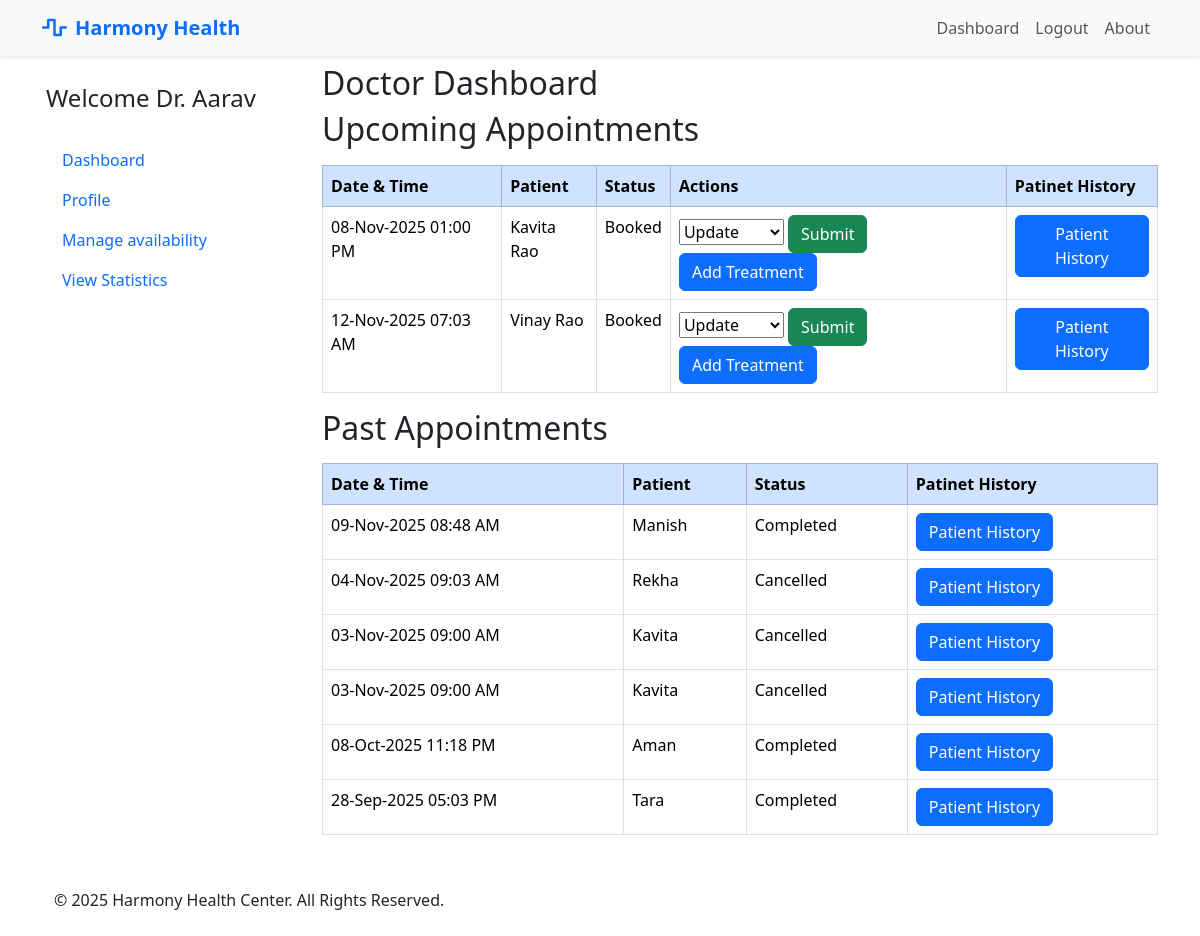
/doctor/ (signed in), run on the app's committed database.
### models.py (models this page shows, shortened)
class User(UserMixin, db.Model):
    __tablename__ = 'users'
    id = db.Column(db.Integer, primary_key=True)
    email = db.Column(db.String(150), unique=True, nullable=False)
    password = db.Column(db.String(200), nullable=False)
    first_name = db.Column(db.String(100), nullable=False)
    last_name = db.Column(db.String(100), nullable=False)
    created_at = db.Column(db.DateTime, default=datetime.utcnow)
    role = db.Column(db.String(20), nullable=False)
    contact_number = db.Column(db.String(100), nullable=True)
    gender = db.Column(db.String(10), nullable=True)
    dob = db.Column(db.Date, nullable=True)
    address = db.Column(db.String(255), nullable=True)
    patient_appointments = db.relationship('Appointment', foreign_keys='Appointment.patient_id', back_populates='patient', lazy=True)
    qualification = db.Column(db.String(200))
    specialization_id = db.Column(db.Integer, db.ForeignKey('departments.id'), nullable=True)
    specialization = db.relationship('Department', back_populates='doctors')
    doctor_appointments = db.relationship('Appointment', foreign_keys='Appointment.doctor_id', back_populates='doctor', lazy=True)

class Appointment(db.Model):
    __tablename__ = 'appointments'
    id = db.Column(db.Integer, primary_key=True)
    patient_id = db.Column(db.Integer, db.ForeignKey('users.id'), nullable=False)
    patient = db.relationship('User', foreign_keys=[patient_id], back_populates='patient_appointments')
    appointment_datetime = db.Column(db.DateTime, nullable=False)
    reason = db.Column(db.Text)
    status = db.Column(db.String(20), nullable=False, default='Booked')
    created_at = db.Column(db.DateTime, default=datetime.utcnow)
    doctor_id = db.Column(db.Integer, db.ForeignKey('users.id'), nullable=False)
    doctor = db.relationship('User', foreign_keys=[doctor_id], back_populates='doctor_appointments')
    treatment = db.relationship('Treatment', back_populates='appointment', uselist=False, cascade='all, delete-orphan')

### routes/doctor.py (the view)
@doctor.route('/')
@login_required
def dashboard():
    check_user_role('doctor')
    appointments = (
        Appointment.query.filter(
            Appointment.doctor_id == current_user.id,
            Appointment.status == 'Booked',
        )
        .order_by(Appointment.appointment_datetime.asc())
        .all()
    )
    past_appt = (
        Appointment.query.filter(
            Appointment.doctor_id == current_user.id,
            Appointment.status != 'Booked',
        )
        .order_by(Appointment.appointment_datetime.desc())
        .all()
    )
    return render_template('doctor/dashboard.html', appointments=appointments,  past_appointments=past_appt)

### app.py (called while the page is built)
def create_app():
    app = Flask(__name__)
    app.secret_key = 'app_secret_key'
    app.config['SQLALCHEMY_DATABASE_URI'] = 'sqlite:///hospital.db'
    db.init_app(app)
    bcrypt.init_app(app)
    login_manager.init_app(app)
    login_manager.login_view = 'auth.login'
    @login_manager.user_loader
    def load_user(user_id):
        return User.query.get(int(user_id))
    app.register_blueprint(auth, url_prefix='/auth')
    app.register_blueprint(admin, url_prefix='/admin')
    app.register_blueprint(doctor, url_prefix='/doctor')
    app.register_blueprint(patient, url_prefix='/patient')
    app.register_blueprint(api_bp, url_prefix='/api')
    with app.app_context():
        db.create_all()
        print('Database Created Successfully !!')
    return app

### routes/auth.py (called while the page is built)
def check_user_role(role):
    if current_user.role not in role:
        flash(f'You must be an {role} to view this page.')
        return redirect(url_for('auth.login'))

### templates/doctor/dashboard.html (shortened to what this page needs)
{% extends "base.html" %}
{% block main %}
<h2>Doctor Dashboard</h2>
<h2 class="mb-3">Upcoming Appointments</h2>
{% if appointments %}
<div class="table-responsive">
    <table class="table table-bordered table-hover">
        <thead class="table-primary">
            <tr>
                <th>Date & Time</th>
                <th>Patient</th>
                <th>Status</th>
                <th>Actions</th>
                <th>Patinet History</th>
            </tr>
        </thead>
        <tbody>
            {% for appt in appointments %}
            <tr>
                <td>{{ appt.appointment_datetime.strftime('%d-%b-%Y %I:%M %p') }}</td>
                <td>{{ appt.patient.first_name }} {{ appt.patient.last_name }}</td>
                <td>{{ appt.status }}</td>
                <td>
                    <form action="{{ url_for('doctor.update_status', id=appt.id) }}" method="POST" class="d-inline">
                        <select name="status" class="">
                            <option selected disabled>Update</option>
                        </select>
                        <button class="btn btn-success">Submit</button>
                    </form>
                    <a href="{{ url_for('doctor.treatment', id=appt.id) }}" class="btn btn-primary">Add Treatment</a>
                </td>
                <td> <a href="{{ url_for('doctor.patient_history', id=appt.patient.id) }}" class="btn btn-primary">Patient History</a>
                </td>
            </tr>
            {% endfor %}
        </tbody>
    </table>
</div>
{% else %}
<p class="text-muted">No upcoming appointments.</p>
{% endif %}
<h2 class="mb-3">Past Appointments</h2>
<div class="table-responsive">
    <table class="table table-bordered table-hover">
        <thead class="table-primary">
            <tr>
                <th>Date & Time</th>
                <th>Patient</th>
                <th>Status</th>
                <th>Patinet History</th>
            </tr>
        </thead>
        <tbody>
            {% for appt in past_appointments %}
            <tr>
                <td>{{ appt.appointment_datetime.strftime('%d-%b-%Y %I:%M %p') }}</td>
                <td>{{ appt.patient.first_name }}</td>
                <td>{{ appt.status }}</td>
                <td> <a href="{{ url_for('doctor.patient_history', id=appt.patient.id) }}" class="btn btn-primary">Patient History</a>
                </td>
            </tr>
            {% endfor %}
        </tbody>
    </table>
</div>
{% endblock %}

### templates/base.html (shortened to what this page needs)
<!DOCTYPE html>
<html lang="en">
<head>
    <link href="https://cdn.jsdelivr.net/npm/bootstrap@5.3.3/dist/css/bootstrap.min.css" rel="stylesheet"
        xintegrity="sha384-QWTKZyjpPEjISv5WaRU9OFeRpok6YctnYmDr5pNlyT2bRjXh0JMhjY6hW+ALEwIH">
    <link rel="stylesheet" href="https://cdnjs.cloudflare.com/ajax/libs/font-awesome/6.5.1/css/all.min.css">
</head>
<body class="container-sm">
    <header>
        <nav class="navbar navbar-expand-lg bg-light fixed-top shadow-sm" id="mainNavbar">
            <div class="container">
                <a class="navbar-brand text-primary fw-bold" href="{{url_for('landing_page')}}">
                    <i class="fas fa-wave-square me-2"></i>Harmony Health
                </a>
                <div class="collapse navbar-collapse" id="navbarNav">
                    <ul class="navbar-nav ms-auto">
                        {% if current_user.is_authenticated %}
                        <li class="nav-item"><a href="{{url_for( current_user.role +'.dashboard')}}" class="nav-link "
                                aria-current="page">Dashboard</a></li>
                        {% else %}
                        <li class="nav-item"><a href="{{url_for( 'landing_page')}}" class="nav-link "
                                aria-current="page">Home</a></li>
                        {% endif %}
                        {% if not current_user.is_authenticated %}
                        <li class="nav-item"><a href="{{ url_for('auth.register') }}" class="nav-link">Register</a></li>
                        <li class="nav-item"><a href="{{ url_for('auth.login') }}" class="nav-link">Login</a></li>
                        {% else %}
                        <li class="nav-item"><a href="{{ url_for('auth.logout') }}" class="nav-link">Logout</a></li>
                        {% endif %}
                        <li class="nav-item"><a href="#" class="nav-link">About</a></li>
                    </ul>
                </div>
            </div>
        </nav>
    </header>
    <div class="row md-2 mt-5 pt-3">
        <div class="d-flex flex-column flex-shrink-0 p-3  min-vh-100" style="width: 280px;">
            {% if current_user.is_authenticated %}
            {% if current_user.role =='doctor' %}
            <span class="fs-4 ">Welcome Dr. {{ current_user.first_name }}</span>
            <br>
            <ul class="nav nav-pills flex-column mb-auto">
                <li> <a href="{{url_for('doctor.dashboard')}}" class="nav-link ">
                        Dashboard
                    </a> </li>
                <li> <a href="{{url_for('doctor.profile')}}" class="nav-link ">
                        Profile
                    </a> </li>
                <li class="nav-item"> <a href="{{ url_for('doctor.availability') }}" class="nav-link "
                        aria-current="page">
                        Manage availability
                    </a> </li>
                <li> <a href="{{url_for('doctor.stats')}}" class="nav-link ">
                        View Statistics
                    </a> </li>
            </ul>
            {% endif %}
            {% endif %}
        </div>
        <div class="col">
            {% block main %}
            {% endblock %}
        </div>
    </div>
    <footer class="py-4 ">
        <div class="container">
            <div class="row align-items-center">
                <div class="col-md-6 text-center text-md-start mb-2 mb-md-0">
                    <p class="mb-0">&copy; 2025 Harmony Health Center. All Rights Reserved.</p>
                </div>
                <div class="col-md-6 text-center text-md-end">
                    <a href="#" class="text-white text-decoration-none ms-3"><i class="fab fa-facebook-f"></i></a>
                    <a href="#" class="text-white text-decoration-none ms-3"><i class="fab fa-twitter"></i></a>
                    <a href="#" class="text-white text-decoration-none ms-3"><i class="fab fa-linkedin-in"></i></a>
                </div>
            </div>
        </div>
    </footer>
</body>
</html>

### data on the page
User: first_name "Aarav"
Appointment: appointment_datetime "08-Nov-2025 01:00 PM", patient.first_name "Kavita", patient.last_name "Rao", status "Booked"
Appointment: appointment_datetime "12-Nov-2025 07:03 AM", patient.first_name "Vinay", patient.last_name "Rao", status "Booked"
Appointment: appointment_datetime "09-Nov-2025 08:48 AM", patient.first_name "Manish", status "Completed"
Appointment: appointment_datetime "04-Nov-2025 09:03 AM", patient.first_name "Rekha", status "Cancelled"
Appointment: appointment_datetime "03-Nov-2025 09:00 AM", patient.first_name "Kavita", status "Cancelled"
Appointment: appointment_datetime "03-Nov-2025 09:00 AM", patient.first_name "Kavita", status "Cancelled"
Appointment: appointment_datetime "08-Oct-2025 11:18 PM", patient.first_name "Aman", status "Completed"
Appointment: appointment_datetime "28-Sep-2025 05:03 PM", patient.first_name "Tara", status "Completed"
